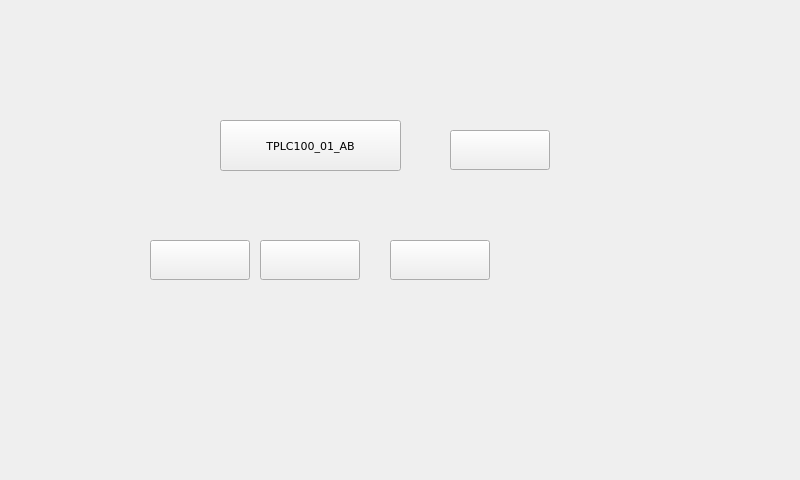
<?xml version="1.0" encoding="UTF-8"?>
<ui version="4.0">
<class>page100</class>
<widget class="QWidget" name="page100">
<property name="geometry">
<rect>
<x>0</x>
<y>0</y>
<width>800</width>
<height>480</height>
</rect>
</property>
<property name="minimumSize">
<size>
<width>800</width>
<height>480</height>
</size>
</property>
<property name="maximumSize">
<size>
<width>800</width>
<height>480</height>
</size>
</property>
<property name="windowTitle">
<string>page100</string>
</property>
<property name="styleSheet">
<string notr="true">QWidget#page100
{
}</string>
</property>
<widget class="ATCMtime" name="atcmTime">
<property name="geometry">
<rect>
<x>260</x>
<y>240</y>
<width>100</width>
<height>40</height>
</rect>
</property>
<property name="font">
<font>
<family>DejaVu Sans</family>
<pointsize>8</pointsize>
</font>
</property>
<property name="toolTip">
<string>ATCM QTime</string>
</property>
<property name="whatsThis">
<string>ATCMtime widget</string>
</property>
<property name="borderWidth">
<number>1</number>
</property>
<property name="borderRadius">
<number>0</number>
</property>
</widget>
<widget class="ATCMbutton" name="atcmButton">
<property name="geometry">
<rect>
<x>220</x>
<y>120</y>
<width>181</width>
<height>51</height>
</rect>
</property>
<property name="font">
<font>
<family>DejaVu Sans</family>
<pointsize>8</pointsize>
</font>
</property>
<property name="toolTip">
<string/>
</property>
<property name="whatsThis">
<string>ATCMbutton widget</string>
</property>
<property name="pageName">
<string notr="true">menu</string>
</property>
<property name="statusvar">
<string notr="true"/>
</property>
<property name="viewStatus">
<bool>false</bool>
</property>
<property name="visibilityVar">
<string notr="true"/>
</property>
<property name="text">
<string>TPLC100_01_AB</string>
</property>
<property name="pressText">
<string>TPLC100_01_AB</string>
</property>
<property name="borderWidth">
<number>0</number>
</property>
<property name="borderRadius">
<number>0</number>
</property>
<property name="apparence">
<enum>QFrame::Raised</enum>
</property>
</widget>
<widget class="ATCMlabel" name="atcmLabel_2">
<property name="geometry">
<rect>
<x>390</x>
<y>240</y>
<width>100</width>
<height>40</height>
</rect>
</property>
<property name="font">
<font>
<family>DejaVu Sans</family>
<pointsize>8</pointsize>
</font>
</property>
<property name="toolTip">
<string>PLC_time</string>
</property>
<property name="whatsThis">
<string>ATCMlabel widget</string>
</property>
<property name="variable">
<string>PLC_time</string>
</property>
<property name="refresh">
<number>200</number>
</property>
<property name="max">
<string notr="true">0</string>
</property>
<property name="min">
<string notr="true">0</string>
</property>
<property name="viewStatus">
<bool>false</bool>
</property>
<property name="visibilityVar">
<string/>
</property>
<property name="borderWidth">
<number>1</number>
</property>
<property name="borderRadius">
<number>0</number>
</property>
</widget>
<widget class="ATCMlabel" name="atcmLabel">
<property name="geometry">
<rect>
<x>450</x>
<y>130</y>
<width>100</width>
<height>40</height>
</rect>
</property>
<property name="font">
<font>
<family>DejaVu Sans</family>
<pointsize>8</pointsize>
</font>
</property>
<property name="toolTip">
<string>PLC_Version</string>
</property>
<property name="whatsThis">
<string>ATCMlabel widget</string>
</property>
<property name="variable">
<string>PLC_Version</string>
</property>
<property name="refresh">
<number>200</number>
</property>
<property name="max">
<string notr="true">0</string>
</property>
<property name="min">
<string notr="true">0</string>
</property>
<property name="viewStatus">
<bool>false</bool>
</property>
<property name="visibilityVar">
<string/>
</property>
<property name="borderWidth">
<number>1</number>
</property>
<property name="borderRadius">
<number>0</number>
</property>
</widget>
<widget class="ATCMdate" name="atcmDate">
<property name="geometry">
<rect>
<x>150</x>
<y>240</y>
<width>100</width>
<height>40</height>
</rect>
</property>
<property name="font">
<font>
<family>DejaVu Sans</family>
<pointsize>8</pointsize>
</font>
</property>
<property name="toolTip">
<string>ATCM QDate</string>
</property>
<property name="whatsThis">
<string>ATCMdate widget</string>
</property>
<property name="borderWidth">
<number>1</number>
</property>
<property name="borderRadius">
<number>0</number>
</property>
<property name="format">
<enum>ATCMdate::YYYY_MM_DD</enum>
</property>
</widget>
</widget>
<customwidgets>
<customwidget>
<class>ATCMbutton</class>
<extends>QPushButton</extends>
<header>atcmplugin.h</header>
</customwidget>
<customwidget>
<class>ATCMdate</class>
<extends>QPushButton</extends>
<header>atcmplugin.h</header>
</customwidget>
<customwidget>
<class>ATCMlabel</class>
<extends>QPushButton</extends>
<header>atcmplugin.h</header>
</customwidget>
<customwidget>
<class>ATCMtime</class>
<extends>QPushButton</extends>
<header>atcmplugin.h</header>
</customwidget>
</customwidgets>
<resources/>
 <connections>
  <connection>
   <sender>atcmButton</sender>
   <signal>newPage(const char*,bool)</signal>
   <receiver>page100</receiver>
   <slot>goto_page(const char*,bool)</slot>
  </connection>
 </connections>
<slots>
<slot>goto_page(const char*,bool)</slot>
</slots>
</ui>
